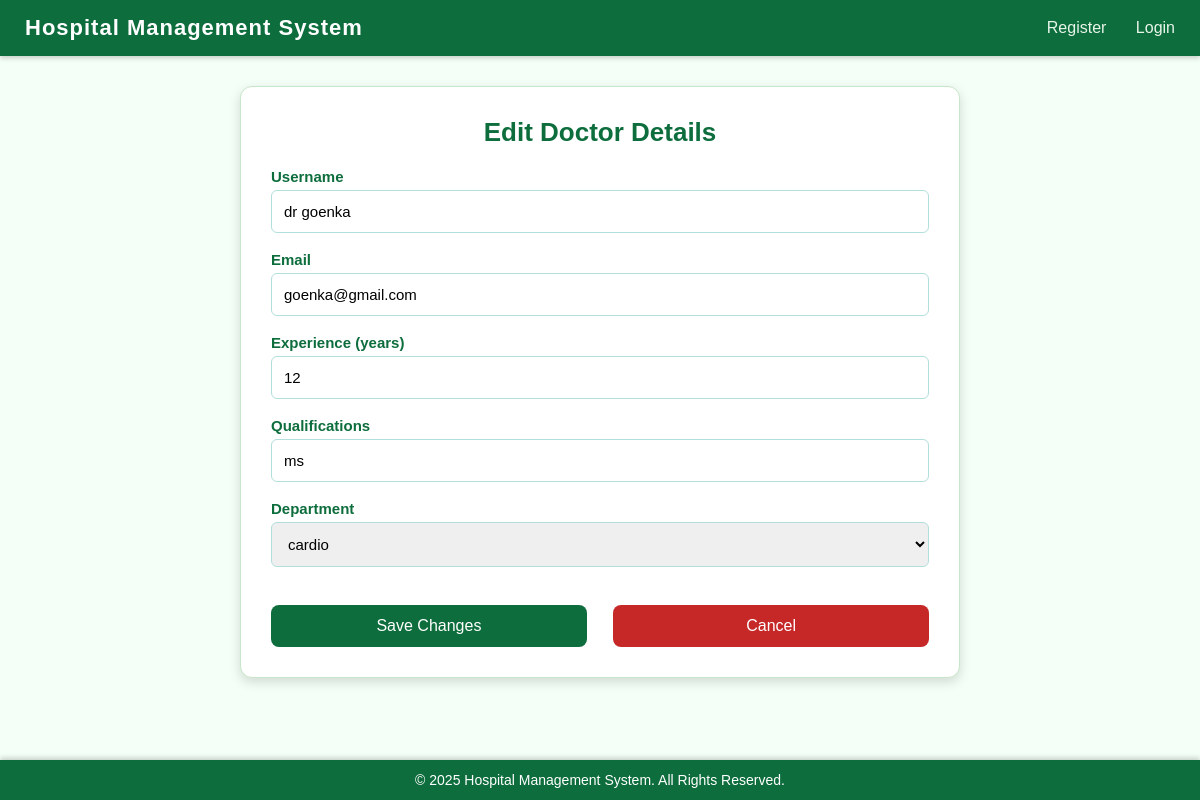
Screenshot of /edit_doctor/10 with the database file from the repository.
### app.py (models this page shows)
class User(db.Model):
    __tablename__='users'
    id=db.Column(db.Integer,primary_key=True)
    username=db.Column(db.String(150),unique=True,nullable=False)
    email=db.Column(db.String(150),unique=True,nullable=False)
    password=db.Column(db.String(150),nullable=False)
    role=db.Column(db.String(50),nullable=False)#eg doctor admin patient
    created_at=db.Column(db.DateTime,default=datetime.utcnow)
    department_id=db.Column(db.Integer,db.ForeignKey('departments.id'),nullable=True)
    department=db.relationship("Department",back_populates="doctors")
    experience=db.Column(db.Integer,nullable=True)
    qualifications=db.Column(db.String(250),nullable=True)
    blacklisted=db.Column(db.Boolean, default=False)
    availabilities = db.relationship('DoctorAvailability', back_populates='doctor', cascade="all, delete-orphan")

class Department(db.Model):
    __tablename__='departments'
    id=db.Column(db.Integer,primary_key=True)
    department_name=db.Column(db.String(100),unique=True,nullable=False)
    description=db.Column(db.Text,nullable=True)
    doctors=db.relationship("User",back_populates="department")

### app.py (the view, shortened to what this page needs)
@app.route('/edit_doctor/<int:doctor_id>',methods=['GET','POST'])
def edit_doctor(doctor_id):
    doctor=User.query.filter_by(id=doctor_id,role='doctor').first_or_404()
    departments=Department.query.all()
    return render_template('edit_doctor.html',doctor=doctor,departments=departments)

### templates/edit_doctor.html (shortened to what this page needs)
{% extends "base.html" %}
{% block content %}
<div class="edit-container">
    <h2 class="edit-title">Edit Doctor Details</h2>
    <form method="POST" class="edit-form">
        <label>Username</label>
        <input type="text" name="username" value="{{ doctor.username }}" required>
        <label>Email</label>
        <input type="email" name="email" value="{{ doctor.email }}" required>
        <label>Experience (years)</label>
        <input type="number" name="experience" value="{{ doctor.experience }}">
        <label>Qualifications</label>
        <input type="text" name="qualifications" value="{{ doctor.qualifications }}">
        <label>Department</label>
        <select name="department_id" required>
            {% for dept in departments %}
                <option value="{{ dept.id }}"
                    {% if doctor.department_id == dept.id %} selected {% endif %}>
                    {{ dept.department_name }}
                </option>
            {% endfor %}
        </select>
        <div class="button-group">
            <button class="btn-submit" type="submit">Save Changes</button>
            <a href="{{ url_for('admin_dashboard') }}" class="btn-cancel">Cancel</a>
        </div>
    </form>
</div>
{% endblock %}

### templates/base.html (style rules this page uses)
* { margin: 0; padding: 0; box-sizing: border-box; font-family: Arial, Helvetica, sans-serif; }
body { background: #f4fff7; padding-bottom: 60px; }

### templates/edit_doctor.html (style rules this page uses)
.edit-container { width: 60%; margin: 30px auto; background: #ffffff; padding: 30px; border-radius: 12px; border: 1px solid #c8e6c9; box-shadow: 0 4px 12px rgba(0,0,0,0.15); }
.edit-title { font-size: 26px; font-weight: bold; color: #0d6d3d; text-align: center; margin-bottom: 20px; }
.edit-form label { font-size: 15px; font-weight: 600; color: #0d6d3d; margin-bottom: 5px; display: block; }
.edit-form input, .edit-form select { width: 100%; padding: 12px; margin-bottom: 18px; border: 1px solid #b2dfdb; border-radius: 6px; font-size: 15px; }
.btn-submit { background: #0d6d3d; color: white; padding: 12px 20px; border-radius: 8px; border: none; font-size: 16px; width: 48%; cursor: pointer; }
.btn-cancel { background: #c62828; color: white; padding: 12px 20px; border-radius: 8px; border: none; font-size: 16px; width: 48%; cursor: pointer; text-decoration: none; display: inline-block; text-align: center; }
.button-group { display: flex; justify-content: space-between; margin-top: 20px; }

### rows the page displays
User: username "dr goenka", email "goenka@gmail.com", experience "12", qualifications "ms", department_id "cardio"
